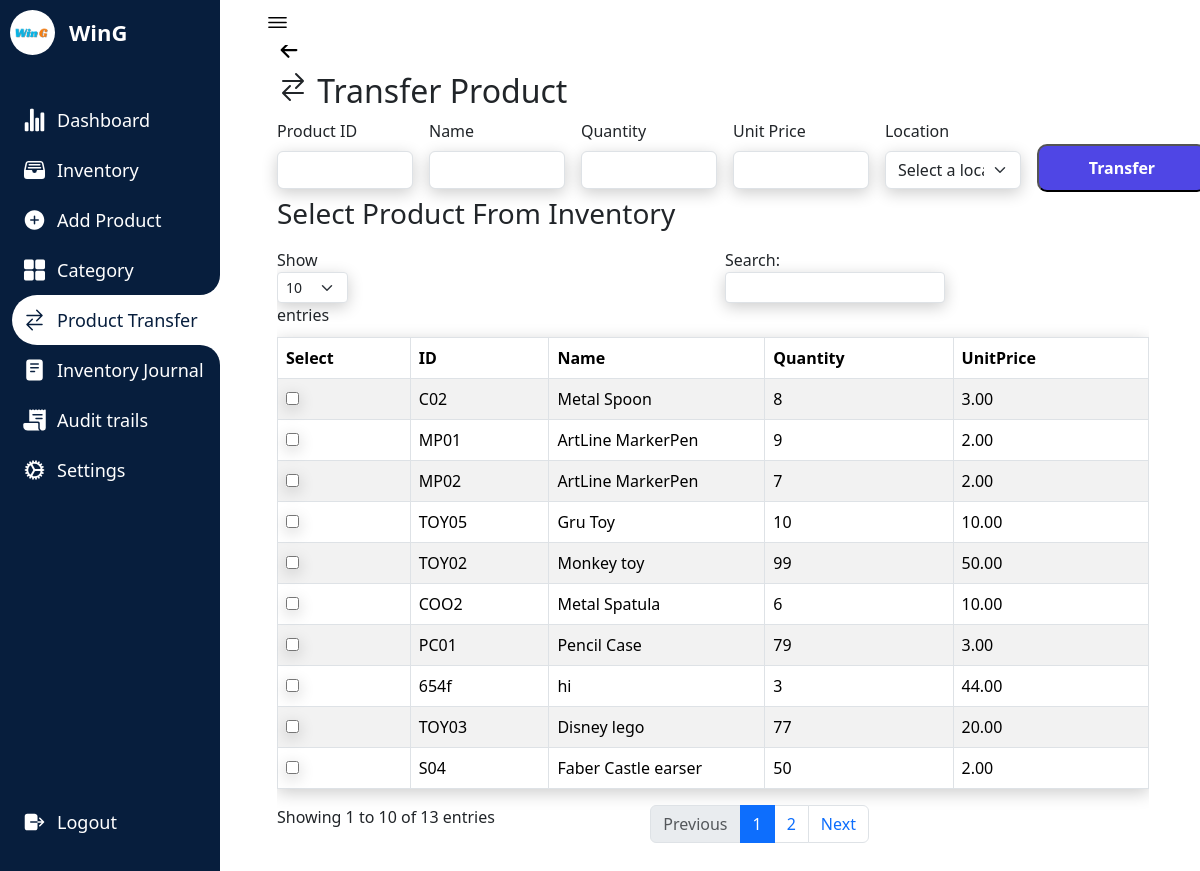
/Deliver_order.php (signed in), run on the app's committed database.
### tables this page shows
CREATE TABLE IF NOT EXISTS `companyprofile` (
  `id` int(11) NOT NULL AUTO_INCREMENT,
  `name` varchar(250) NOT NULL,
  `profilepicture` varchar(1000) DEFAULT NULL,
  PRIMARY KEY (`id`)
);

CREATE TABLE IF NOT EXISTS `inventory` (
  `id` varchar(200) NOT NULL,
  `name` varchar(200) NOT NULL,
  `quantity` int(20) NOT NULL,
  `unitprice` decimal(20,2) NOT NULL,
  `variant` varchar(200) DEFAULT NULL,
  `description` varchar(300) NOT NULL,
  `category` varchar(200) NOT NULL,
  `status` varchar(200) NOT NULL,
  `image` varchar(200) NOT NULL,
  `addeddate` timestamp NOT NULL,
  PRIMARY KEY (`id`)
);

### Deliver_order.php (the view, shortened to what this page needs)
<?php
require_once "config.php";
$companyId = 1;
$query = "SELECT * FROM companyprofile WHERE id = ?";
$stmt = mysqli_prepare($conn, $query);
mysqli_stmt_bind_param($stmt, "i", $companyId);
mysqli_stmt_execute($stmt);
$result = mysqli_stmt_get_result($stmt);
$companyProfile = mysqli_fetch_assoc($result);
$companyProfileImagePath = $companyProfile['profilepicture'];
$companyName = $companyProfile['name'];
?>
<!DOCTYPE html>
<html lang="en">
<head>
    <link rel="stylesheet" href="testin3.css">
    <link href="https://cdn.jsdelivr.net/npm/bootstrap@5.3.1/dist/css/bootstrap.min.css" rel="stylesheet">
    <link href="https://cdn.jsdelivr.net/npm/bootstrap-icons@1.15.0/font/bootstrap-icons.css" rel="stylesheet">
       <link href="https://cdn.datatables.net/1.10.25/css/dataTables.bootstrap.min.css" rel="stylesheet"/>
</head>
<body>
<nav>
<div class="logo">
<div class="logo-image">
    <?php
    if (!empty($companyProfileImagePath)) {
        echo '<img src="' . $companyProfileImagePath . '" alt="Company Logo" class="logoimage">';
    } else {
        echo '<img src="path/to/placeholder/image.jpg" alt="No Image" style="">';
    }
    ?>
</div>
    <div class="logo-name">
    <?php echo $companyName; ?>
    </div>
</div>
        <div class="menu-items">
            <ul class="navLinks">
            <li class="navList">
    <a href="Dashboard.php">
    <ion-icon name="stats-chart"></ion-icon>
        <span class="links">Dashboard</span>
    </a>
</li>
<li class="navList">
    <a href="Inventory.php">
        <ion-icon name="file-tray-full"></ion-icon>
        <span class="links">Inventory</span>
    </a>
</li>
<li class="navList">
    <a href="Product.php">
        <ion-icon name="add-circle"></ion-icon>
        <span class="links">Add Product</span>
    </a>
</li>
    <li class="navList">
        <a href="Category.php">
            <ion-icon name="grid"></ion-icon>
            <span class="links">Category</span>
        </a>
    </li>
    <li class="navList active">
        <a href="Order.php">
        <ion-icon name="swap-horizontal"></ion-icon>
            <span class="links">Product Transfer</span>
        </a>
    </li>
    <li class="navList">
        <a href="Reports.php">
            <ion-icon name="reader"></ion-icon>
            <span class="links">Inventory Journal</span>
        </a>
    </li>
    <li class="navList">
        <a href="audittrails.php">
        <ion-icon name="receipt"></ion-icon>
            <span class="links">Audit trails</span>
        </a>
    </li>
    <li class="navList">
        <a href="Settings.php">
            <ion-icon name="cog"></ion-icon>
            <span class="links">Settings</span>
        </a>
    </li>
            </ul>
            <ul class="bottom-link">
                <li>
                <a href="logout.php">
                    <ion-icon name="log-out"></ion-icon>
                    <span class="links">Logout</span>
                </a>
                </li>
        </div>
    </nav>
    <section class="dashboard">
        <div class="top">
            <ion-icon class="navToggle" name="menu-outline"></ion-icon>
        </div>
        <div class="content-wrapper">
        <div class="container">
            <div class="row">
                <div class="col-lg-12 col-offset-2">
                <a href="Order.php" style="font-size: 24px; text-decoration:none; color:black;">
                    <ion-icon name="arrow-back-outline"></ion-icon>
                    </a>
                    <h2><ion-icon name="swap-horizontal"></ion-icon>     Transfer Product</h2>
     <form class="row g-3" action="process_order.php" method="post">
    <div class="col-md-2">
        <div style="display:flex;">
        <label for="product_id" class="form-label">Product ID</label>
        </div>
        <input type="text" name="product_id" id="product_id" class="form-control" required="" readonly >
    </div>
    <div class="col-md-2">
        <div style="display:flex;">
        <label for="product_name" class="form-label">Name</label>
        </div>
        <input type="text" name="product_name" id="product_name" class="form-control" required="" readonly>
    </div>
    <div class="col-md-2">
    <div style="display:flex;">
        <label for="quantity" class="form-label">Quantity</label>
        </div>
        <input type="number" name="quantity" id="quantity" class="form-control" required="" placeholder="">
    </div>
    <div class="col-md-2">
        <div style="display:flex;">
        <label for="unit_price" class="form-label">Unit Price</label>
        </div>
        <input type="text" name="unit_price" id="unit_price" class="form-control" required="" readonly >
    </div>
    <div class="col-md-2">
        <label for="location" class="form-label">Location</label>
       <select name="location" id="status" class="form-select" required="" placeholder="">
        <option value="">Select a location</option>
    </select>
    </div>
    <div class="col-md-2">
        <button type="submit" name="addorder" class="allButton" style="margin-top:25px;">
            Transfer</button>
        </div>
</div>
<h3 style="margin-top:5px;">Select Product From Inventory</h3>
<div class="row" id="lightgallery" style="margin-top:10px;">
            <div class="col-md-12">
                <div class="table-responsive">
                <table class="table table-bordered table-striped" id="inventory" style="border-top: 1px solid #dee2e6; border-left: 1px solid #dee2e6; border-bottom: 1px solid #dee2e6;">
                        <thead>
                            <th>Select</th>
                            <th>ID</th>
                            <th>Name</th>
                            <th>Quantity</th>
                            <th>UnitPrice</th>
                        </thead>
                        <tbody>
                            <?php
                            require_once "config.php";
                            $sql=mysqli_query($conn, "SELECT * FROM inventory ");
                            $row=mysqli_num_rows($sql);
                            if($row >0){
                                while($row =mysqli_fetch_array($sql)){
                                    ?>
                                    <tr style="vertical-align: middle;">
                                        <td><input type="checkbox" class="select-checkbox"></td>
                                        <td><?php echo $row['id'];?></td>
                                        <td><?php echo $row['name'];?></td>
                                        <td><?php echo $row['quantity'];?></td>
                                        <td><?php echo $row['unitprice'];?></td>
                                    </tr>
                                    <?php
                                }
                            }
                            ?>
                        </tbody>
                    </table>
                </div>
            </div>
        </div>
</div>
</div>
</div>
    </section>
</body>
</html>

### testin3.css (style rules this page uses)
* { margin: 0; padding: 0; box-sizing: border-box; }
:root { --primary-color:#071e3d; --nav-color: #071e3d; --dash-color: #fff; --logo-color: #fff; --text-color: #000; --text-color-light: #333; --white: #fff; --border-color: #ccc; --toggle-color: #fff; --title-icon-color: #fff; --time-03: all 0.3s linear; --time-02: all 0.2s linear; }
body { width: 100%; min-height: 100vh; background-color: var(--dash-color); font-family: 'Poppins', sans-serif; }
nav { position: fixed; top: 0; left: 0; height: 100%; width: 220px; background-color: var(--nav-color); padding: 10px 0 10px 10px; transition: var(--time-03); }
nav .logo { display: flex; align-items: center; }
.logoimage { border-radius:50%; }
nav .logo-image { width: 45px; height: 45px; border-radius: 50%; }
nav .logo-image img { width: 45px; height: 45px; object-fit: cover; }
nav .logo .logo-name { font-size: 22px; font-weight: 600; color: var(--logo-color); margin-left: 14px; white-space: nowrap; transition: var(--time-02); }
nav .menu-items { margin-top: 40px; display: flex; flex-direction: column; height: calc(100% - 90px); justify-content: space-between; }
nav .menu-items li { list-style: none; }
nav .menu-items li a { display: flex; align-items: center; margin-left:-30px; height: 50px; text-decoration: none; }
nav .menu-items li.active a { border-top-left-radius: 25px; border-bottom-left-radius: 25px; position: relative; }
nav .menu-items li a ion-icon { color: var(--white); font-size: 24px; min-width: 45px; }
nav .menu-items li a .links { font-size: 18px; color: var(--white); transition: var(--time-02); }
nav .menu-items li.active a { background-color: var(--dash-color); }
nav .menu-items li.active a:before { content: ''; position: absolute; width: 40px; height: 40px; right: 0; top: -40px; border-radius: 50%; box-shadow: 20px 20px var(--dash-color); pointer-events: none; }
nav .menu-items li.active a:after { content: ''; position: absolute; width: 40px; height: 40px; right: 0; bottom: -40px; border-radius: 50%; box-shadow: 20px -20px var(--dash-color); pointer-events: none; }
nav .menu-items li.active a .links { color: var(--primary-color); }
nav .menu-items li.active a ion-icon { color: var(--primary-color); }
.dashboard { position: relative; left: 250px; width: calc(100% - 250px); min-height: 100vh; background-color: var(--dash-color); padding: 10px 15px; transition: var(--time-03); }
.dashboard .top { position: fixed; background-color: var(--dash-color); display: flex; justify-content: space-between; align-items: center; left: 250px; top: 0; padding: 10px 15px; width: calc(100% - 250px); transition: var(--time-03); z-index: 100; }
.dashboard .top .navToggle { font-size: 25px; color: var(--text-color); cursor: pointer; }
.container { padding:1%; background-color: white; margin-top:5%; transition: border-radius 0.5s cubic-bezier(0.175, 0.885, 0.32, 1.275); }
.content-wrapper { margin-top:-30px; }
.dashboard .content-wrapper { top: 0; transition: var(--time-03); }
#inventory tbody td { word-wrap: break-word; max-width: 100px; }
input { box-shadow: 0 4px 16px rgba(0, 0, 0, 0.2); }
table { box-shadow: 0 4px 16px rgba(0, 0, 0, 0.2); }
select { box-shadow: 0 4px 16px rgba(0, 0, 0, 0.2); }
.allButton { display: inline-block; padding: 10px 20px; text-decoration: none; color: #fff; background-color:#4F46E5; border-radius:10px; width:170px; text-align:center; font-weight: bold; }

### data on the page
companyprofile: profilepicture (picture), name "WinG"
inventory: id "C02", name "Metal Spoon", quantity "8", unitprice "3.00"
inventory: id "MP01", name "ArtLine MarkerPen", quantity "9", unitprice "2.00"
inventory: id "MP02", name "ArtLine MarkerPen", quantity "7", unitprice "2.00"
inventory: id "TOY05", name "Gru Toy", quantity "10", unitprice "10.00"
inventory: id "TOY02", name "Monkey toy", quantity "99", unitprice "50.00"
inventory: id "COO2", name "Metal Spatula", quantity "6", unitprice "10.00"
inventory: id "PC01", name "Pencil Case", quantity "79", unitprice "3.00"
inventory: id "654f", name "hi", quantity "3", unitprice "44.00"
inventory: id "TOY03", name "Disney lego", quantity "77", unitprice "20.00"
inventory: id "S04", name "Faber Castle earser", quantity "50", unitprice "2.00"
